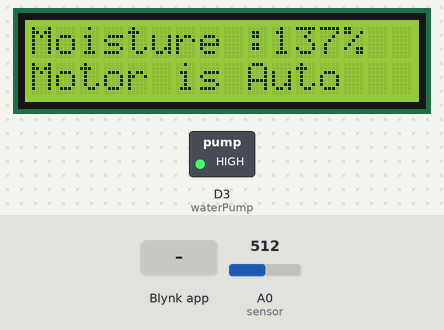
This sketch was run on a simulated ESP8266 (NodeMCU). On the bench: 16×2 character LCD, switched loads named in the sketch (green lamp = pin HIGH). The inputs (shaded band) are chosen by the test bench; at power-on: A0 (sensor) = 512. WiFi joins after 1.5 s; servers stay silent unless stated.

Above: at 11.1 s.
11.2 s: A0 (sensor) set to 792
At 12.4 s:
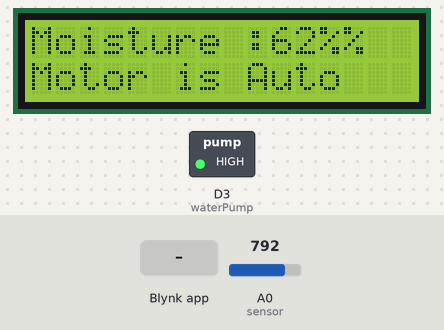
12.7 s: A0 (sensor) set to 812
At 13.7 s:
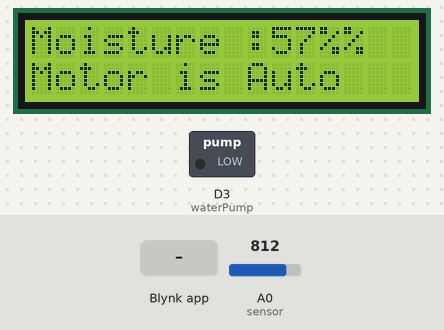
14.2 s: Blynk app writes 0 to V2
At 15.4 s:
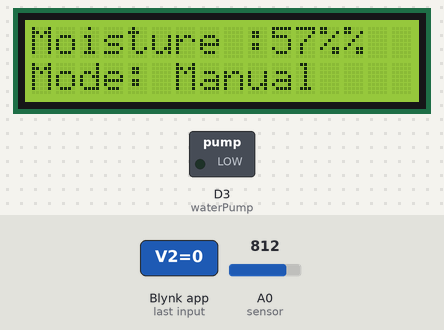
15.7 s: Blynk app writes 1 to V1
At 16.7 s:
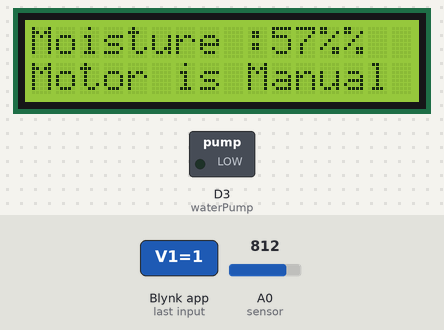
17.2 s: Blynk app writes 1 to V2
At 18.3 s:
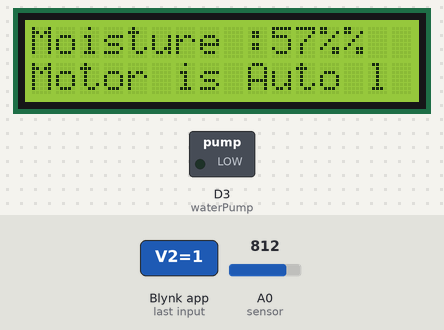
18.7 s: Blynk app writes 200 to V2
At 20.1 s:
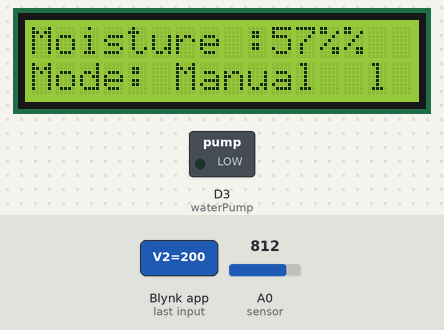
Timing chart, 0 to 21.2 s (numbered marks = the images above; inputs shaded):
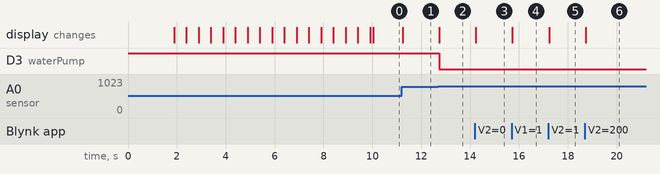

Measured:
- the behaviour switches between 801 and 802 on A0 (sensor) (found by bisection; images 1 and 2)
- after the input at 11.2 s, the display: changes at once (image 1)
- after the input at 12.7 s, D3 (waterPump): HIGH → LOW at once; the display: changes at once (image 2)
- after the input at 14.2 s, the display: changes at once (image 3)
- after the input at 15.7 s, the display: changes at once (image 4)
- after the input at 17.2 s, the display: changes at once (image 5)
- after the input at 18.7 s, the display: changes at once (image 6)

The sketch:

plntWatr.ino
```cpp
#define BLYNK_TEMPLATE_ID "TMPL6huAEonWe"
#define BLYNK_TEMPLATE_NAME "Plant watering system"
#define BLYNK_AUTH_TOKEN "6mbA0_MxN4H6Za427p0jt4kHBXM8cefd"

#include <LiquidCrystal_I2C.h>
#define BLYNK_PRINT Serial
#include <ESP8266WiFi.h>
#include <BlynkSimpleEsp8266.h>

// Initialize the LCD display
LiquidCrystal_I2C lcd(0x27, 16, 2);

char auth[] = "6mbA0_MxN4H6Za427p0jt4kHBXM8cefd"; // Enter your Auth token
char ssid[] = "Redmi Note 9"; // Enter your WIFI name
char pass[] = "12345678"; // Enter your WIFI password

BlynkTimer timer;
bool Relay = 0;
bool isAutoMode = true; // Variable to track the mode

// Define component pins
#define sensor A0
#define waterPump D3

void setup() {
  Serial.begin(115200);
  pinMode(waterPump, OUTPUT);
  digitalWrite(waterPump, HIGH);
  lcd.init();
  lcd.backlight();

Blynk.begin(auth, ssid, pass, "blynk.cloud", 80);

  lcd.setCursor(1, 0);
  lcd.print("System Loading");
  for (int a = 0; a <= 15; a++) {
    lcd.setCursor(a, 1);
    lcd.print(".");
    delay(500);
  }
  lcd.clear();

  // Call the function
  timer.setInterval(100L, soilMoistureSensor);
}

// Get the button value for manual control
BLYNK_WRITE(V1) {
  if (!isAutoMode) { // Only allow manual control in manual mode
    Relay = param.asInt();
    controlMotor(Relay);
  }
}

// Get the mode (Auto/Manual)
BLYNK_WRITE(V2) {
  int mode = param.asInt();
  isAutoMode = (mode == 1); // 1 for Auto, 0 for Manual
  if (isAutoMode) {
    lcd.setCursor(0, 1);
    lcd.print("Mode: Auto   ");
  } else {
    lcd.setCursor(0, 1);
    lcd.print("Mode: Manual ");
  }
}
// Control the motor based on the Relay state
void controlMotor(bool state) {
  if (isAutoMode) {
    lcd.setCursor(0, 1);
    lcd.print("Motor is Auto ");
  } else {
    lcd.setCursor(0, 1);
    lcd.print("Motor is Manual");
  }

  if (state) {
    digitalWrite(waterPump, LOW);
  } else {
    digitalWrite(waterPump, HIGH);
  }
}

// Get the soil moisture values
void soilMoistureSensor() {
  int value = analogRead(sensor);
  value = map(value, 650, 1024, 0, 100);
  value = (value - 100) * -1;

  Blynk.virtualWrite(V0, value);
  lcd.setCursor(0, 0);
  lcd.print("Moisture :");
  lcd.print(value);
  lcd.print("%");

  if (isAutoMode) {
    // Automatically control motor in Auto mode
    if (value < 60) {
      controlMotor(true); // Turn on motor if moisture is below 60%
    } else {
      controlMotor(false); // Turn off motor if moisture is above 60%
    }
  }
}

void loop() {
Blynk.run(); // Run the Blynk library
timer.run(); // Run the Blynk timer
}
```
